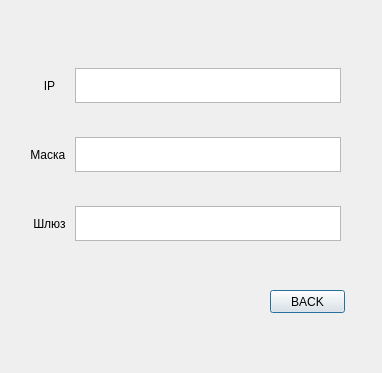
<?xml version="1.0" encoding="UTF-8"?>
<ui version="4.0">
 <class>Dialog</class>
 <widget class="QDialog" name="Dialog">
  <property name="geometry">
   <rect>
    <x>0</x>
    <y>0</y>
    <width>382</width>
    <height>373</height>
   </rect>
  </property>
  <property name="windowTitle">
   <string>Dialog</string>
  </property>
  <widget class="QWidget" name="gridLayoutWidget">
   <property name="geometry">
    <rect>
     <x>30</x>
     <y>40</y>
     <width>311</width>
     <height>231</height>
    </rect>
   </property>
   <layout class="QGridLayout" name="gridLayout">
    <item row="1" column="1">
     <widget class="QPlainTextEdit" name="plainTextEdit_2">
      <property name="maximumSize">
       <size>
        <width>16777215</width>
        <height>35</height>
       </size>
      </property>
     </widget>
    </item>
    <item row="0" column="1">
     <widget class="QPlainTextEdit" name="plainTextEdit">
      <property name="maximumSize">
       <size>
        <width>16777215</width>
        <height>35</height>
       </size>
      </property>
     </widget>
    </item>
    <item row="2" column="1">
     <widget class="QPlainTextEdit" name="plainTextEdit_3">
      <property name="maximumSize">
       <size>
        <width>16777215</width>
        <height>35</height>
       </size>
      </property>
     </widget>
    </item>
    <item row="0" column="0">
     <widget class="QLabel" name="label">
      <property name="text">
       <string>IP</string>
      </property>
      <property name="alignment">
       <set>Qt::AlignCenter</set>
      </property>
     </widget>
    </item>
    <item row="1" column="0">
     <widget class="QLabel" name="label_2">
      <property name="text">
       <string>Маска </string>
      </property>
      <property name="alignment">
       <set>Qt::AlignCenter</set>
      </property>
     </widget>
    </item>
    <item row="2" column="0">
     <widget class="QLabel" name="label_3">
      <property name="text">
       <string>Шлюз</string>
      </property>
      <property name="alignment">
       <set>Qt::AlignCenter</set>
      </property>
     </widget>
    </item>
   </layout>
  </widget>
  <widget class="QPushButton" name="pushButton">
   <property name="geometry">
    <rect>
     <x>270</x>
     <y>290</y>
     <width>75</width>
     <height>23</height>
    </rect>
   </property>
   <property name="text">
    <string>BACK</string>
   </property>
  </widget>
 </widget>
 <resources/>
 <connections/>
</ui>
